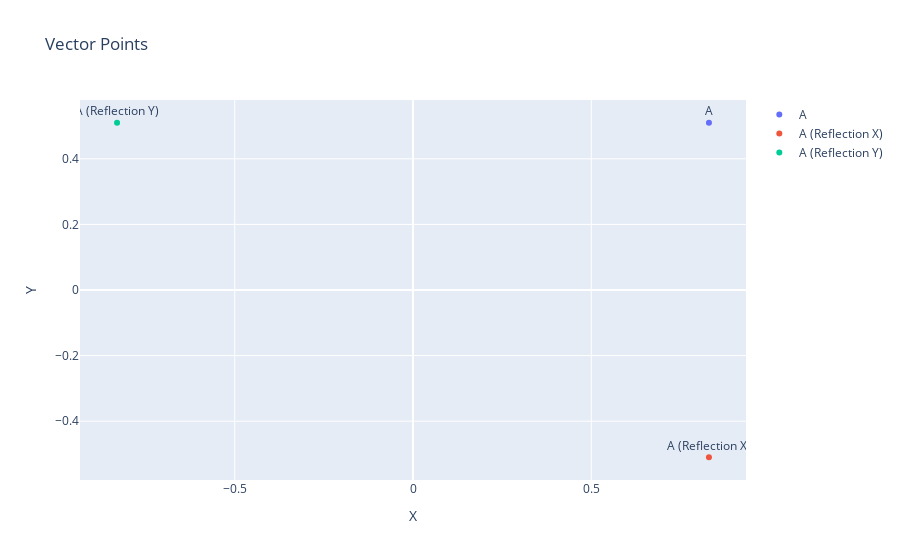

Write notebook code for a chart like this one.
### Code cell
plot_vector_points([A, ARX, ARY], names=["A", "A (Reflection X)", "A (Reflection Y)"])

### Figure 1 — Plotly figure (JSON) as saved in the notebook; plotly's stock layout.template omitted (floating-point values rounded to 4 significant figures)
{"data": [{"mode": "markers+text", "name": "A", "text": ["A"], "textposition": "top center", "type": "scatter", "x": [0.83], "y": [0.51]}, {"mode": "markers+text", "name": "A (Reflection X)", "text": ["A (Reflection X)"], "textposition": "top center", "type": "scatter", "x": [0.83], "y": [-0.51]}, {"mode": "markers+text", "name": "A (Reflection Y)", "text": ["A (Reflection Y)"], "textposition": "top center", "type": "scatter", "x": [-0.83], "y": [0.51]}], "layout": {"showlegend": true, "title": {"text": "Vector Points"}, "xaxis": {"title": {"text": "X"}}, "yaxis": {"title": {"text": "Y"}}}}
